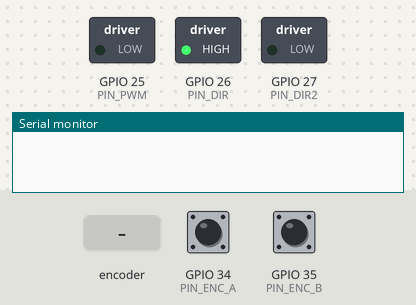
The sketch below on a simulated ESP32. Shown: switched loads named in the sketch (green lamp = pin HIGH), the last lines printed to the serial monitor. The inputs (shaded band) are chosen by the test bench; at power-on: GPIO 34 (PIN_ENC_A) HIGH, GPIO 35 (PIN_ENC_B) HIGH.

Above: at 0.1 s.
At 2.2 s:
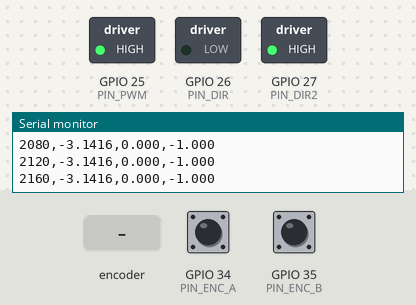
2.3 s: rotary encoder on GPIO 34 (PIN_ENC_A) / GPIO 35 (PIN_ENC_B) turned 2 steps (second pin leading)
At 2.55 s:
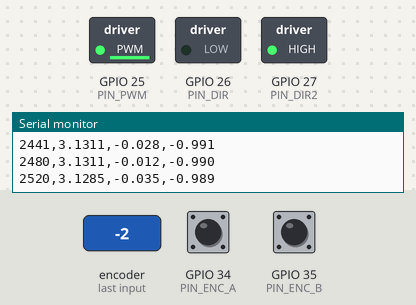
Timing chart, 0 to 5.3 s (numbered marks = the images above; inputs shaded):
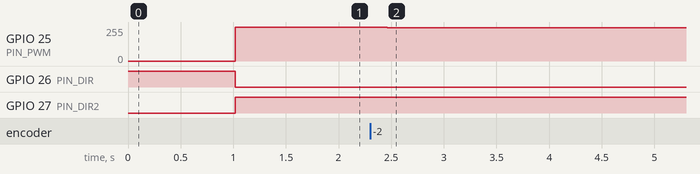

The sketch:

esp32_pendulum.ino
```cpp
// ESP32 swing-up + balance controller for the motor-driven pendulum.
//
// Policy: a flash-resident int8 lookup table over (theta, omega), exported by
//         scripts/deploy_lut.py -> policy_lut.h.  Inference is a bilinear
//         lookup with no matrix multiplies.
// Sensing: quadrature encoder decoded in GPIO interrupts (x4), velocity from a
//          finite difference + EMA filter (same filter as pirl/deploy.py).
// Actuation: H-bridge (e.g. TB6612 / DRV8871 / L298N) driven by LEDC PWM + DIR pin.
//
// Arduino-ESP32 core 3.x.  Angle convention matches the simulator: theta = 0 is
// upright, so power the board with the pendulum hanging still (theta = pi).

#include <Arduino.h>
#include "policy_lut.h"

// ---------------- pins (change to your wiring) ----------------
static const int PIN_ENC_A = 34;
static const int PIN_ENC_B = 35;
static const int PIN_PWM   = 25;
static const int PIN_DIR   = 26;
static const int PIN_DIR2  = 27;   // second H-bridge input (set to -1 for PWM+DIR drivers)

// ---------------- parameters (must match the simulator) ----------------
static const int    ENC_CPR     = 2400;      // counts per rev after x4 decoding
static const float  CTRL_HZ     = 50.0f;     // sys.dt = 0.02 s
static const float  EMA_ALPHA   = 0.35f;
static const int    PWM_FREQ    = 20000;
static const int    PWM_BITS    = 8;
static const float  OMEGA_TRIP  = 25.0f;     // rad/s safety cut-off
static const float  U_SIGN      = 1.0f;      // flip if positive command spins the wrong way

// ---------------- encoder ----------------
static volatile int32_t enc_count = 0;
static volatile uint8_t enc_state = 0;
// state transition table for x4 quadrature decoding
static const int8_t QDEC[16] = {0, -1, 1, 0, 1, 0, 0, -1, -1, 0, 0, 1, 0, 1, -1, 0};

void IRAM_ATTR enc_isr() {
  uint8_t s = (digitalRead(PIN_ENC_A) << 1) | digitalRead(PIN_ENC_B);
  enc_state = ((enc_state << 2) | s) & 0x0F;
  enc_count += QDEC[enc_state];
}

// ---------------- helpers ----------------
static inline float wrap_pi(float a) {
  a = fmodf(a + PI, 2.0f * PI);
  if (a < 0) a += 2.0f * PI;
  return a - PI;
}

static float lut_policy(float theta, float omega) {
  float ti = (wrap_pi(theta) + PI) / (2.0f * PI) * LUT_N_TH;
  float wi = (omega + LUT_W_LIM) / (2.0f * LUT_W_LIM) * (LUT_N_W - 1);
  if (wi < 0) wi = 0;
  if (wi > LUT_N_W - 1 - 1e-4f) wi = LUT_N_W - 1 - 1e-4f;
  int t0 = (int)floorf(ti); float ft = ti - t0; t0 %= LUT_N_TH; int t1 = (t0 + 1) % LUT_N_TH;
  int w0 = (int)floorf(wi); float fw = wi - w0; int w1 = w0 + 1 < LUT_N_W ? w0 + 1 : LUT_N_W - 1;
  float u = (1 - ft) * (1 - fw) * POLICY_LUT[t0][w0] + ft * (1 - fw) * POLICY_LUT[t1][w0]
          + (1 - ft) * fw * POLICY_LUT[t0][w1] + ft * fw * POLICY_LUT[t1][w1];
  return u / 127.0f;
}

static void motor_write(float u) {
  u = constrain(u * U_SIGN, -1.0f, 1.0f);
  int duty = (int)roundf(fabsf(u) * ((1 << PWM_BITS) - 1));
  if (PIN_DIR2 >= 0) {
    digitalWrite(PIN_DIR, u >= 0 ? HIGH : LOW);
    digitalWrite(PIN_DIR2, u >= 0 ? LOW : HIGH);
  } else {
    digitalWrite(PIN_DIR, u >= 0 ? HIGH : LOW);
  }
  ledcWrite(PIN_PWM, duty);
}

// ---------------- main loop ----------------
static float omega_hat = 0.0f;
static int32_t last_count = 0;
static float theta0 = PI;  // hanging at boot
static bool tripped = false;
static uint32_t next_us;
static const uint32_t PERIOD_US = (uint32_t)(1e6f / CTRL_HZ);

void setup() {
  Serial.begin(921600);
  pinMode(PIN_ENC_A, INPUT_PULLUP);  // GPIO34/35 have no pull-ups: use external 10k
  pinMode(PIN_ENC_B, INPUT_PULLUP);
  pinMode(PIN_DIR, OUTPUT);
  if (PIN_DIR2 >= 0) pinMode(PIN_DIR2, OUTPUT);
  ledcAttach(PIN_PWM, PWM_FREQ, PWM_BITS);
  motor_write(0);
  enc_state = (digitalRead(PIN_ENC_A) << 1) | digitalRead(PIN_ENC_B);
  attachInterrupt(digitalPinToInterrupt(PIN_ENC_A), enc_isr, CHANGE);
  attachInterrupt(digitalPinToInterrupt(PIN_ENC_B), enc_isr, CHANGE);
  delay(1000);
  noInterrupts(); last_count = enc_count; interrupts();
  next_us = micros() + PERIOD_US;
  Serial.println("t_ms,theta,omega_hat,u");
}

void loop() {
  if ((int32_t)(micros() - next_us) < 0) return;
  next_us += PERIOD_US;

  noInterrupts(); int32_t c = enc_count; interrupts();
  const float res = 2.0f * PI / ENC_CPR;
  float theta = wrap_pi(theta0 + c * res);
  float dtheta = (c - last_count) * res;
  last_count = c;
  omega_hat = EMA_ALPHA * (dtheta * CTRL_HZ) + (1.0f - EMA_ALPHA) * omega_hat;

  if (fabsf(omega_hat) > OMEGA_TRIP) tripped = true;
  float u = tripped ? 0.0f : lut_policy(theta, omega_hat);
  motor_write(u);

  static uint8_t div = 0;
  if (++div >= 2) {  // log at 25 Hz
    div = 0;
    Serial.printf("%lu,%.4f,%.3f,%.3f\n", (unsigned long)millis(), theta, omega_hat, u);
  }
}
```

Source omitted: policy_lut.h (data table, 36236 bytes)

Measured:
- after the input at 2.3 s, GPIO 25 (PIN_PWM): 255/255 → 253/255 at once, → 251/255 0.10 s later, → 249/255 0.20 s later, → 248/255 0.16 s later
